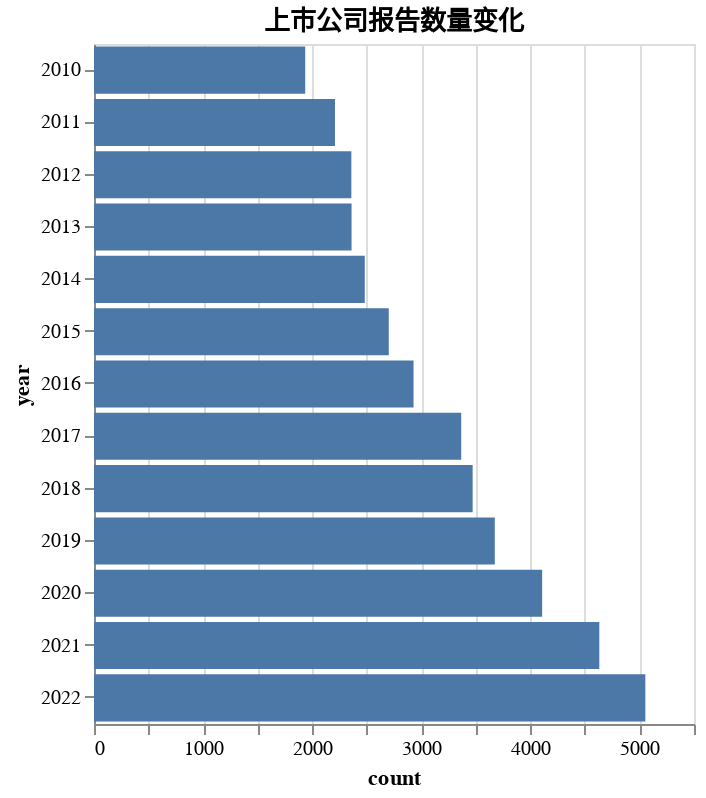

Notebook code cell kept with this figure:
### Markdown cell above
## 利润构成-利润增长和新增上市公司驱动
- 上市公司上市当年的利润记为新增上市公司驱动的利润，象是给整个池子注入资本。
- 上市公司上市后第二年的利润增长做为池子本身的利润增长驱动。
- 上市公司的利润增长是不是IPO的因素更重要呢？

### Code cell
alt.Chart(profit_quant).mark_bar().encode(
    alt.X('count:Q').axis(format='.0f'),
    alt.Y('year:O')
).properties(
    title = '上市公司报告数量变化',
    width = 'container',
    height = 340
)

### Figure 1 — Vega-Lite specification as saved in the notebook (floating-point values rounded to 4 significant figures)
{"config": {"view": {"continuousWidth": 300, "continuousHeight": 300}}, "data": {"name": "data-040b2dbae7ac42c2b01ea01091681ee2"}, "mark": {"type": "bar"}, "encoding": {"x": {"axis": {"format": ".0f"}, "field": "count", "type": "quantitative"}, "y": {"field": "year", "type": "ordinal"}}, "height": 340, "title": "上市公司报告数量变化", "width": "container", "$schema": "https://vega.github.io/schema/vega-lite/v5.8.0.json", "datasets": {"data-040b2dbae7ac42c2b01ea01091681ee2": [{"year": 2010, "mean": 847000000.0, "median": 92750000.0, "idxmin": 16515, "idxmax": 17346, "count": 1936}, {"year": 2011, "mean": 858100000.0, "median": 93520000.0, "idxmin": 17269, "idxmax": 17347, "count": 2209}, {"year": 2012, "mean": 824300000.0, "median": 82870000.0, "idxmin": 17270, "idxmax": 17348, "count": 2359}, {"year": 2013, "mean": 950100000.0, "median": 89960000.0, "idxmin": 25266, "idxmax": 17349, "count": 2361}, {"year": 2014, "mean": 982500000.0, "median": 98670000.0, "idxmin": 26138, "idxmax": 17350, "count": 2482}, {"year": 2015, "mean": 928700000.0, "median": 100100000.0, "idxmin": 22070, "idxmax": 17351, "count": 2702}, {"year": 2016, "mean": 930300000.0, "median": 122900000.0, "idxmin": 21720, "idxmax": 17352, "count": 2929}, {"year": 2017, "mean": 995600000.0, "median": 132400000.0, "idxmin": 21721, "idxmax": 17353, "count": 3366}, {"year": 2018, "mean": 994300000.0, "median": 127000000.0, "idxmin": 15173, "idxmax": 17354, "count": 3471}, {"year": 2019, "mean": 1049000000.0, "median": 132000000.0, "idxmin": 20111, "idxmax": 17355, "count": 3674}, {"year": 2020, "mean": 979200000.0, "median": 129800000.0, "idxmin": 16668, "idxmax": 17356, "count": 4108}, {"year": 2021, "mean": 1056000000.0, "median": 130500000.0, "idxmin": 17201, "idxmax": 17357, "count": 4632}, {"year": 2022, "mean": 1026000000.0, "median": 106200000.0, "idxmin": 20426, "idxmax": 17358, "count": 5054}]}}
